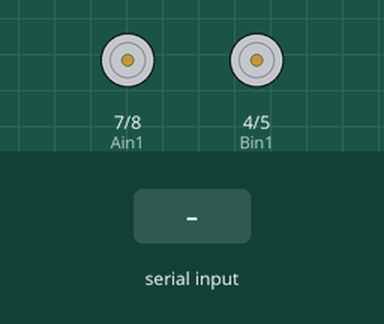
This sketch was run on a simulated Arduino Uno, built with avr-gcc and run on an emulated ATmega328P. Parts: motor-driver pin pairs drawn as motors (green arrow = first pin HIGH = forward, orange = second pin HIGH = backward, longer = more drive, scaled by the enable pin). The inputs (shaded band) are chosen by the test bench.

Above: at 1.2 s.
1.3 s: "1" received over Serial
At 2.5 s:
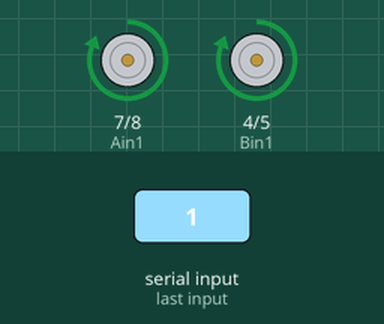
2.8 s: "2" received over Serial
At 3.8 s:
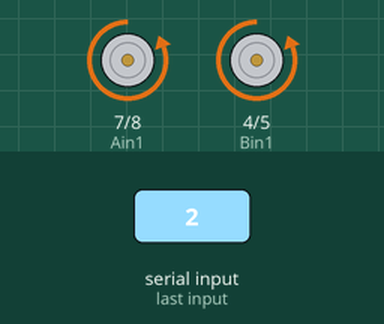
4.3 s: "4" received over Serial
At 4.9 s:
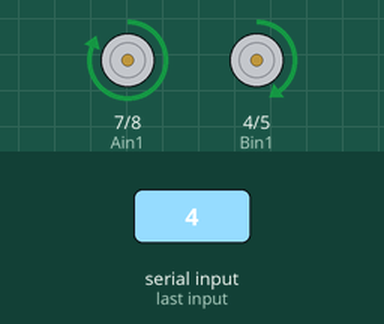
5.8 s: "5" received over Serial
At 6.1 s:
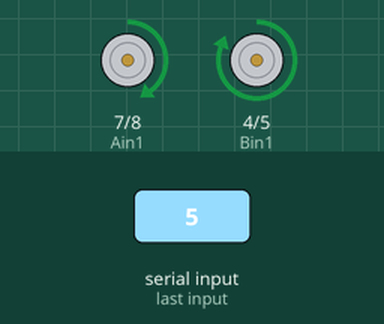
8.8 s: "1" received over Serial
At 9.6 s:
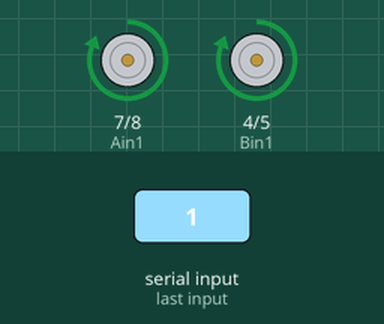
Timing chart, 0 to 11.3 s (numbered marks = the images above; inputs shaded):
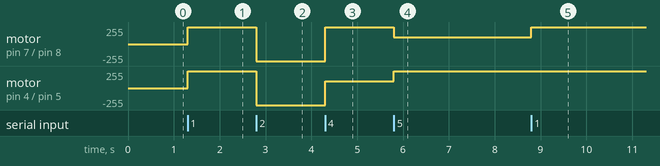

The sketch:

sketch_oct06b.ino
```cpp
#include <SoftwareSerial.h>
SoftwareSerial BTSerial(11, 12); // rx , tx
String myString = "";

char data2;
int Ain1 =7;
int Ain2 =8;
int pwmA =9;
int Bin1 =4;
int Bin2 =5;
int pwmB =3;
void setup() {
  pinMode(Ain1, OUTPUT);
  pinMode(Ain2, OUTPUT);
  pinMode(pwmA, OUTPUT);
  pinMode(Bin1, OUTPUT);
  pinMode(Bin2, OUTPUT);
  pinMode(pwmB, OUTPUT);
  Serial.begin(9600);
}

void loop() {
  if(BTSerial.available()){
    data2 = BTSerial.read();
    myString += data2;
    delay(5);
  }
  if(!myString.equals("")){ // myString이 공백이 아니다
    Serial.println(myString);
    myString = "";
  }
  if(Serial.available()){
    data2 = Serial.read();
    switch(data2){
      case '1':  //직진
        rotate(1, 0, 255, 255);
        break;
      case '2': // 후진
       rotate(0, 1, 255, 255);
        break;
      case '3': // 정지
        rotate(0,0,0,0);
        break;
      case '4': // 직우회전
        rotate(1, 0, 255, 100);
        break;
        case '5': // 직좌회전
        rotate(1, 0, 100, 255);
        break;
        }
  }
}

void rotate(int i, int j, int left, int right){
digitalWrite(Ain1, i);
digitalWrite(Ain2, j);
analogWrite(pwmA, left);
digitalWrite(Bin1, i);
digitalWrite(Bin2, j);
analogWrite(pwmB, right);
}
```

Measured:
- after the input at 1.3 s, motor on pin 7 (Ain1) / pin 8 (Ain2), motor on pin 4 (Bin1) / pin 5 (Bin2): stopped → forward 255/255 at once
- after the input at 2.8 s, motor on pin 7 (Ain1) / pin 8 (Ain2), motor on pin 4 (Bin1) / pin 5 (Bin2): forward 255/255 → backward 255/255 at once
- after the input at 4.3 s, motor on pin 7 (Ain1) / pin 8 (Ain2): backward 255/255 → forward 255/255 at once; motor on pin 4 (Bin1) / pin 5 (Bin2): backward 255/255 → forward 100/255 at once
- after the input at 5.8 s, motor on pin 7 (Ain1) / pin 8 (Ain2): forward 255/255 → forward 100/255 at once; motor on pin 4 (Bin1) / pin 5 (Bin2): forward 100/255 → forward 255/255 at once
- after the input at 8.8 s, motor on pin 7 (Ain1) / pin 8 (Ain2): forward 100/255 → forward 255/255 at once
